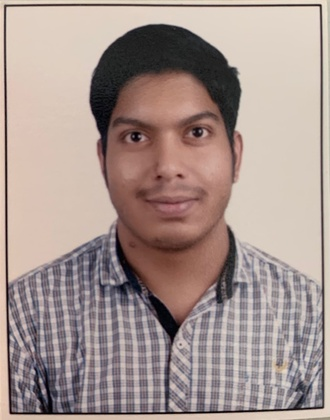
%> input picture shibu_profile.jpg, 330 x 420 px, shrunk from 1005 x 1280 before the run
$ octave thresholding.m   (GNU Octave 9; MATLAB toolbox functions it lacks are replaced by stand-ins)
%> lines starting %> are read from the running program, lines starting %| are printed output that depends on the picture; in (x1, y1, x2, y2) boxes, pixels count from 0 and x2, y2 are one past the last pixel; in counts of white or black regions, pixels touching at a corner belong together; the program's own positions count from 1
%Thresholding %
% range - 0 to 255 %

clc;
close all;
clear all;

disp('530_SHIBU');

p=imread('D:\MATLAB Projects\shibu_profile.jpg');
%> p is the input picture: size 420x330x3 uint8; mean R, G, B 165.8, 148.3, 142.8
p1=rgb2gray(p);
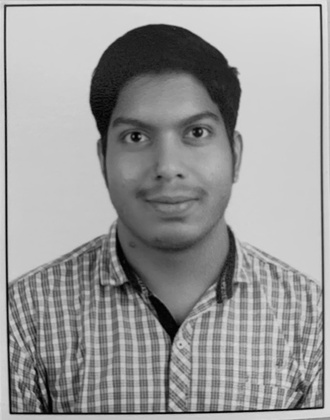
%> p1: size 420x330 uint8; min 0, max 229, mean 152.9
subplot(1,2,1)
imshow(p1);
title('original image')
T=input('Enter the value of THRESHOLD: ');       % range - 0 to 255 %
%> the answer given: 100
[row col]=size(p1);
%> row = 420; col = 330
for x=1:row
    for y=1:col
        if((p1(x,y)<T))        %if((p1(x,y)<50))
            p1(x,y)=0;
        else
            p1(x,y)=255;
        end;
    end;
end;
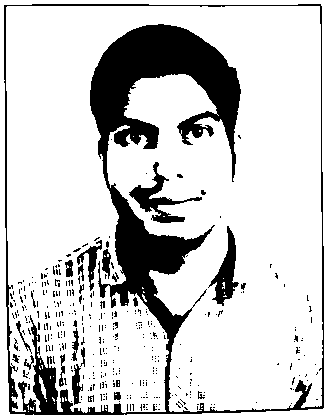
%> p1: size 420x330 uint8; 80.8% white; 379 black regions (354 under 20 px), largest, box (x1, y1, x2, y2) and area: (4, 4, 324, 415) 21427, (129, 162, 202, 223) 1088, (208, 226, 239, 306) 947
subplot(1,2,2)
imshow(p1);
title('Threshold image')
